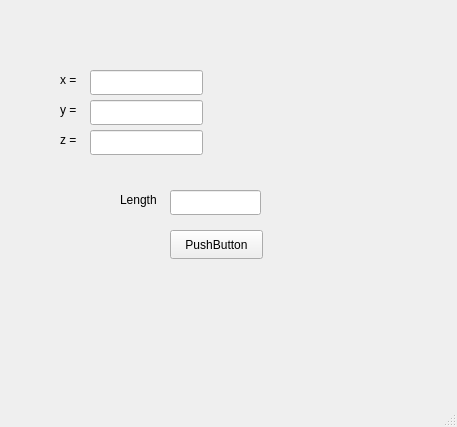
<?xml version="1.0" encoding="UTF-8"?>
<ui version="4.0">
 <class>MainWindow</class>
 <widget class="QMainWindow" name="MainWindow">
  <property name="geometry">
   <rect>
    <x>0</x>
    <y>0</y>
    <width>457</width>
    <height>427</height>
   </rect>
  </property>
  <property name="windowTitle">
   <string>MainWindow</string>
  </property>
  <widget class="QWidget" name="centralwidget">
   <widget class="QPushButton" name="pushButton">
    <property name="geometry">
     <rect>
      <x>170</x>
      <y>230</y>
      <width>93</width>
      <height>29</height>
     </rect>
    </property>
    <property name="text">
     <string>PushButton</string>
    </property>
   </widget>
   <widget class="QLineEdit" name="lineEdit">
    <property name="geometry">
     <rect>
      <x>90</x>
      <y>70</y>
      <width>113</width>
      <height>25</height>
     </rect>
    </property>
   </widget>
   <widget class="QLineEdit" name="lineEdit_2">
    <property name="geometry">
     <rect>
      <x>90</x>
      <y>100</y>
      <width>113</width>
      <height>25</height>
     </rect>
    </property>
   </widget>
   <widget class="QLineEdit" name="lineEdit_3">
    <property name="geometry">
     <rect>
      <x>90</x>
      <y>130</y>
      <width>113</width>
      <height>25</height>
     </rect>
    </property>
   </widget>
   <widget class="QLabel" name="label">
    <property name="geometry">
     <rect>
      <x>60</x>
      <y>70</y>
      <width>21</width>
      <height>20</height>
     </rect>
    </property>
    <property name="text">
     <string>x =</string>
    </property>
   </widget>
   <widget class="QLabel" name="label_2">
    <property name="geometry">
     <rect>
      <x>60</x>
      <y>100</y>
      <width>21</width>
      <height>20</height>
     </rect>
    </property>
    <property name="text">
     <string>y =</string>
    </property>
   </widget>
   <widget class="QLabel" name="label_3">
    <property name="geometry">
     <rect>
      <x>60</x>
      <y>130</y>
      <width>21</width>
      <height>20</height>
     </rect>
    </property>
    <property name="text">
     <string>z =</string>
    </property>
   </widget>
   <widget class="QLineEdit" name="lineEdit_4">
    <property name="geometry">
     <rect>
      <x>170</x>
      <y>190</y>
      <width>91</width>
      <height>25</height>
     </rect>
    </property>
   </widget>
   <widget class="QLabel" name="label_4">
    <property name="geometry">
     <rect>
      <x>120</x>
      <y>190</y>
      <width>51</width>
      <height>20</height>
     </rect>
    </property>
    <property name="text">
     <string>Length</string>
    </property>
   </widget>
  </widget>
  <widget class="QMenuBar" name="menubar">
   <property name="geometry">
    <rect>
     <x>0</x>
     <y>0</y>
     <width>457</width>
     <height>26</height>
    </rect>
   </property>
  </widget>
  <widget class="QStatusBar" name="statusbar"/>
 </widget>
 <resources/>
 <connections/>
</ui>
